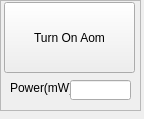
<?xml version="1.0" encoding="UTF-8"?>
<ui version="4.0">
 <class>AomTrigger</class>
 <widget class="QWidget" name="AomTrigger">
  <property name="geometry">
   <rect>
    <x>0</x>
    <y>0</y>
    <width>144</width>
    <height>119</height>
   </rect>
  </property>
  <property name="windowTitle">
   <string>Form</string>
  </property>
  <widget class="QFrame" name="aom_trigger_frame">
   <property name="geometry">
    <rect>
     <x>0</x>
     <y>0</y>
     <width>141</width>
     <height>111</height>
    </rect>
   </property>
   <property name="frameShape">
    <enum>QFrame::StyledPanel</enum>
   </property>
   <property name="frameShadow">
    <enum>QFrame::Raised</enum>
   </property>
   <widget class="QPushButton" name="toggle_aom_push_button">
    <property name="geometry">
     <rect>
      <x>4</x>
      <y>2</y>
      <width>131</width>
      <height>71</height>
     </rect>
    </property>
    <property name="text">
     <string>Turn On Aom</string>
    </property>
   </widget>
   <widget class="QLabel" name="label">
    <property name="geometry">
     <rect>
      <x>10</x>
      <y>80</y>
      <width>91</width>
      <height>16</height>
     </rect>
    </property>
    <property name="text">
     <string>Power(mW):</string>
    </property>
   </widget>
   <widget class="QLineEdit" name="aom_power_entry">
    <property name="geometry">
     <rect>
      <x>70</x>
      <y>80</y>
      <width>61</width>
      <height>20</height>
     </rect>
    </property>
    <property name="text">
     <string/>
    </property>
    <property name="maxLength">
     <number>8</number>
    </property>
    <property name="readOnly">
     <bool>true</bool>
    </property>
   </widget>
  </widget>
 </widget>
 <resources/>
 <connections/>
</ui>
